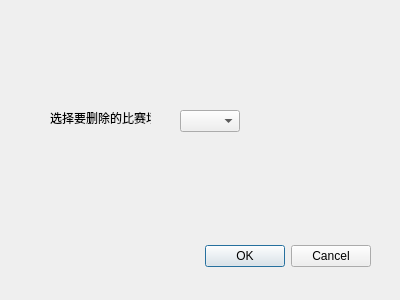
<?xml version="1.0" encoding="UTF-8"?>
<ui version="4.0">
 <class>RemoveMatchDialog</class>
 <widget class="QDialog" name="RemoveMatchDialog">
  <property name="geometry">
   <rect>
    <x>0</x>
    <y>0</y>
    <width>400</width>
    <height>300</height>
   </rect>
  </property>
  <property name="windowTitle">
   <string>Dialog</string>
  </property>
  <widget class="QDialogButtonBox" name="buttonBox">
   <property name="geometry">
    <rect>
     <x>30</x>
     <y>240</y>
     <width>341</width>
     <height>32</height>
    </rect>
   </property>
   <property name="orientation">
    <enum>Qt::Orientation::Horizontal</enum>
   </property>
   <property name="standardButtons">
    <set>QDialogButtonBox::StandardButton::Cancel|QDialogButtonBox::StandardButton::Ok</set>
   </property>
  </widget>
  <widget class="QLabel" name="label">
   <property name="geometry">
    <rect>
     <x>50</x>
     <y>110</y>
     <width>101</width>
     <height>16</height>
    </rect>
   </property>
   <property name="text">
    <string>选择要删除的比赛场次</string>
   </property>
  </widget>
  <widget class="QComboBox" name="comboBoxSelectMatch">
   <property name="geometry">
    <rect>
     <x>180</x>
     <y>110</y>
     <width>60</width>
     <height>22</height>
    </rect>
   </property>
  </widget>
 </widget>
 <resources/>
 <connections>
  <connection>
   <sender>buttonBox</sender>
   <signal>accepted()</signal>
   <receiver>RemoveMatchDialog</receiver>
   <slot>accept()</slot>
   <hints>
    <hint type="sourcelabel">
     <x>248</x>
     <y>254</y>
    </hint>
    <hint type="destinationlabel">
     <x>157</x>
     <y>274</y>
    </hint>
   </hints>
  </connection>
  <connection>
   <sender>buttonBox</sender>
   <signal>rejected()</signal>
   <receiver>RemoveMatchDialog</receiver>
   <slot>reject()</slot>
   <hints>
    <hint type="sourcelabel">
     <x>316</x>
     <y>260</y>
    </hint>
    <hint type="destinationlabel">
     <x>286</x>
     <y>274</y>
    </hint>
   </hints>
  </connection>
 </connections>
</ui>
